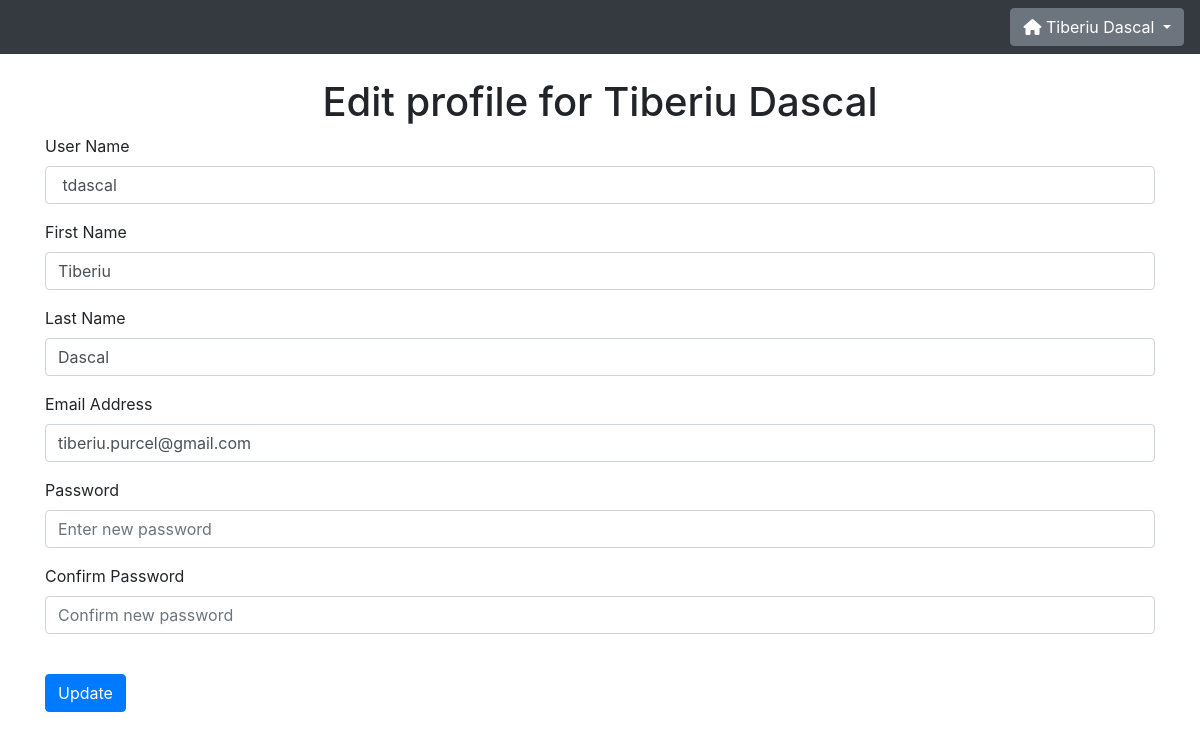
The page /edit_profile (signed in) on the database as committed earlier.
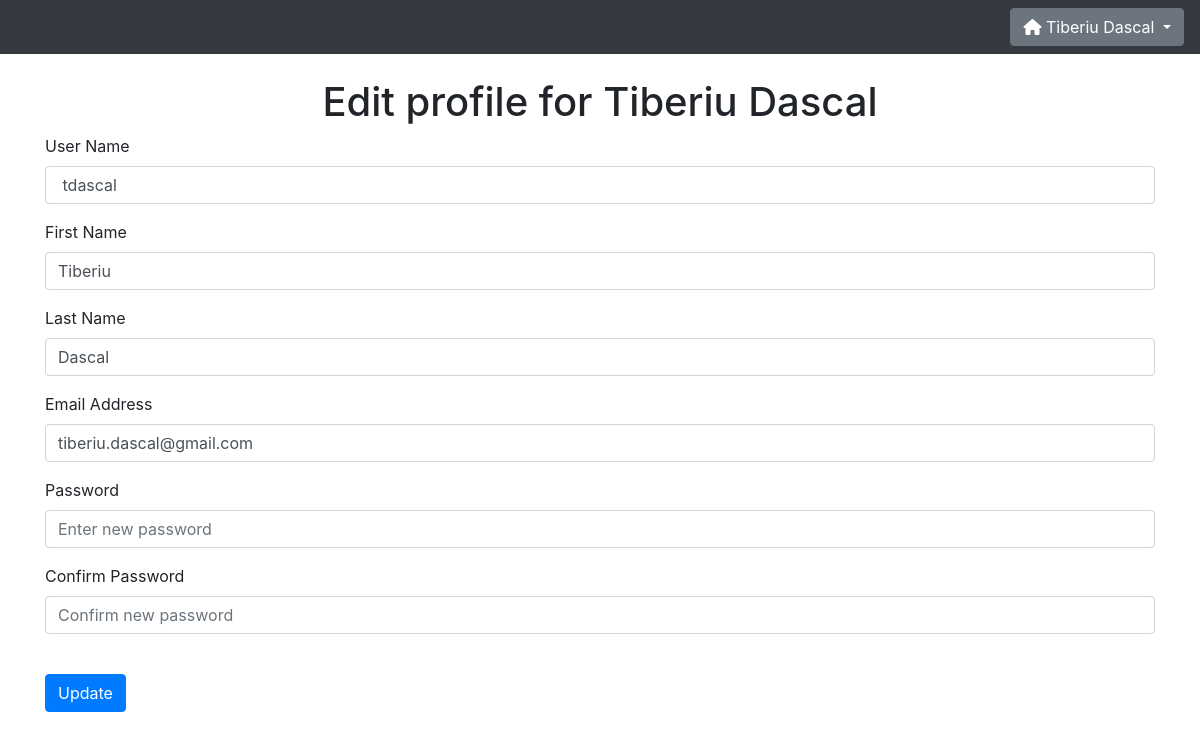
The same page on the database as committed later.
### website/models.py (models this page shows)
class User(db.Model,UserMixin):
    id = db.Column(db.Integer, primary_key=True)
    u_name = db.Column(db.String(20), unique=True)
    u_fname = db.Column(db.String(50))
    u_lname = db.Column(db.String(50))
    u_email = db.Column(db.String(150), unique=True)
    u_password = db.Column(db.String(150))
    u_type = db.Column(db.String(5))
    u_date_created = db.Column(db.DateTime(timezone=True), default=func.now())
    u_last_login = db.Column(db.DateTime(timezone=True), default=func.now())
    kids = db.relationship('Child')

### website/views.py (the view, shortened to what this page needs)
@views.route('/edit_profile', methods=['GET','POST'])
@login_required
def edit_profile():
    user = current_user
    return render_template('edit_profile.html', user=user)

### website/__init__.py (called while the page is built)
def create_app():
    app = Flask(__name__)
    app.config['SECRET_KEY'] = 'mySuperSecretKey'
    app.config['SQLALCHEMY_DATABASE_URI'] = f'sqlite:///../DB/{DB_NAME}'
    app.config['SQLALCHEMY_TRACK_MODIFICATIONS'] = False
    db.init_app(app)
    from .views import views
    from .auth import auth
    app.register_blueprint(views, url_prefix='/')
    app.register_blueprint(auth, url_prefix='/')
    from .models import User, Child, History
    create_database(app)
    login_manager = LoginManager()
    login_manager.login_view = 'auth.login'
    login_manager.init_app(app)
    @login_manager.user_loader
    def load_user(id):
        return User.query.get(int(id))
    return app

### website/templates/edit_profile.html
{% extends "base.html" %}{% block title %}Home{% endblock %}
{% block content %}
<h1 align="center">Edit profile for {{ user.u_fname + " " + user.u_lname }} </h1>
<form method="POST">
    <div class="form-group">
        <label for="userName">User Name</label>
        <input type="text" class="form-control" id="userName" name="userName" placeholder="Enter user name" value=" {{ user.u_name }}"/>
    </div>
    <div class="form-group">
        <label for="firstName">First Name</label>
        <input type="text" class="form-control" id="firstName" name="firstName" placeholder="Enter first name" value="{{ user.u_fname }}" />
    </div>
    <div class="form-group">
        <label for="lastName">Last Name</label>
        <input type="text" class="form-control" id="lastName" name="lastName" placeholder="Enter last name" value="{{ user.u_lname }}" />
    </div>
    <div class="form-group">
        <label for="email">Email Address</label>
        <input type="email" class="form-control" id="email" name="email" placeholder="Enter email address" value="{{ user.u_email }}" />
    </div>
    <div class="form-group">
        <label for="password1">Password</label>
        <input type="password" class="form-control" id="password1" name="password1" placeholder="Enter new password" />
    </div>
    <div class="form-group">
        <label for="password2">Confirm Password</label>
        <input type="password" class="form-control" id="password2" name="password2" placeholder="Confirm new password" />
    </div>
    <br/>
    <button type="submit" class="btn btn-primary">Update</button>
</form>
{% endblock %}

### website/templates/base.html (shortened to what this page needs)
<!DOCTYPE html>
<html>
    <head>
        <link
            rel="stylesheet"
            href="https://stackpath.bootstrapcdn.com/bootstrap/4.4.1/css/bootstrap.min.css"
        />
        <link
            rel="stylesheet"
            href="https://stackpath.bootstrapcdn.com/font-awesome/4.7.0/css/font-awesome.min.css"
        />
        <link
            href="http://cdn.bokeh.org/bokeh/release/bokeh-2.0.1.min.css"
            rel="stylesheet" type="text/css"
        />
        <link rel="stylesheet" href="https://stackpath.bootstrapcdn.com/bootstrap/4.1.3/css/bootstrap.min.css">
    </head>
    <body>
        <nav class="navbar navbar-expand-lg navbar-dark bg-dark">
            <div class="collapse navbar-collapse justify-content-end" id="navbar">
                <div class="navbar-nav">
                    {% if user.is_authenticated %}
                    <ul class="navbar-nav">
                        <div class="dropdown">
                            <button class="btn btn-secondary dropdown-toggle" type="button" id="dropdownMenu2" data-toggle="dropdown" aria-haspopup="true" aria-expanded="false">
                                <span><i class="fas fa-home"></i></span> {{ user.u_fname + " " + user.u_lname }}
                            </button>
                        </div>
                    </ul>
                    {% endif %}
                </div>
            </div>
        </nav>
        <br />
        <div class="container">
            {% block content %}
            {% endblock %}
        </div>
    </body>
</html>

Rows that differ between the two databases and show on the page:
changed User "Tiberiu Dascal": email "tiberiu.purcel@gmail.com" → "tiberiu.dascal@gmail.com"
